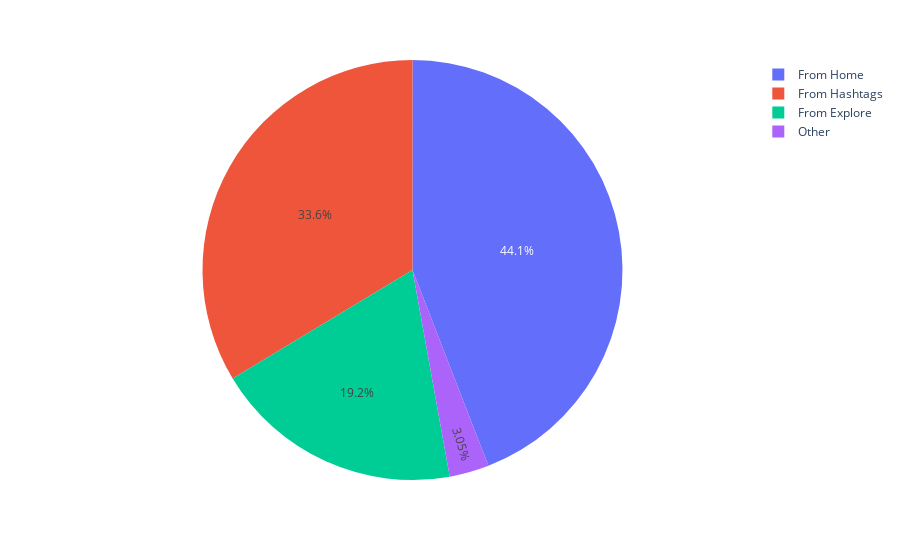

Notebook code cell kept with this figure:
### Markdown cell above
The explore section of Instagram is the recommendation system of Instagram. It recommends posts to the users based on their preferences and interests. By looking at the impressions I have received from the explore section, I can say that Instagram does not recommend our posts much to the users. Some posts have received a good reach from the explore section, but it’s still very low compared to the reach I receive from hashtags.

Now let’s have a look at the percentage of impressions I get from various sources on Instagram:

### Code cell
home = data["From Home"].sum()
hashtags = data["From Hashtags"].sum()
explore = data["From Explore"].sum()
other = data["From Other"].sum()

labels = ['From Home','From Hashtags','From Explore','Other']
values = [home, hashtags, explore, other]

fig = px.pie(data, values=values, names=labels)
fig.show()

### Figure 1 — Plotly figure (JSON) as saved in the notebook; plotly's stock layout.template omitted (floating-point values rounded to 4 significant figures)
{"data": [{"domain": {"x": [0, 1], "y": [0, 1]}, "hovertemplate": "label=%{label}<br>value=%{value}<extra></extra>", "labels": ["From Home", "From Hashtags", "From Explore", "Other"], "legendgroup": "", "name": "", "showlegend": true, "type": "pie", "values": [294619, 224614, 128294, 20360]}], "layout": {"legend": {"tracegroupgap": 0}, "margin": {"t": 60}}}
